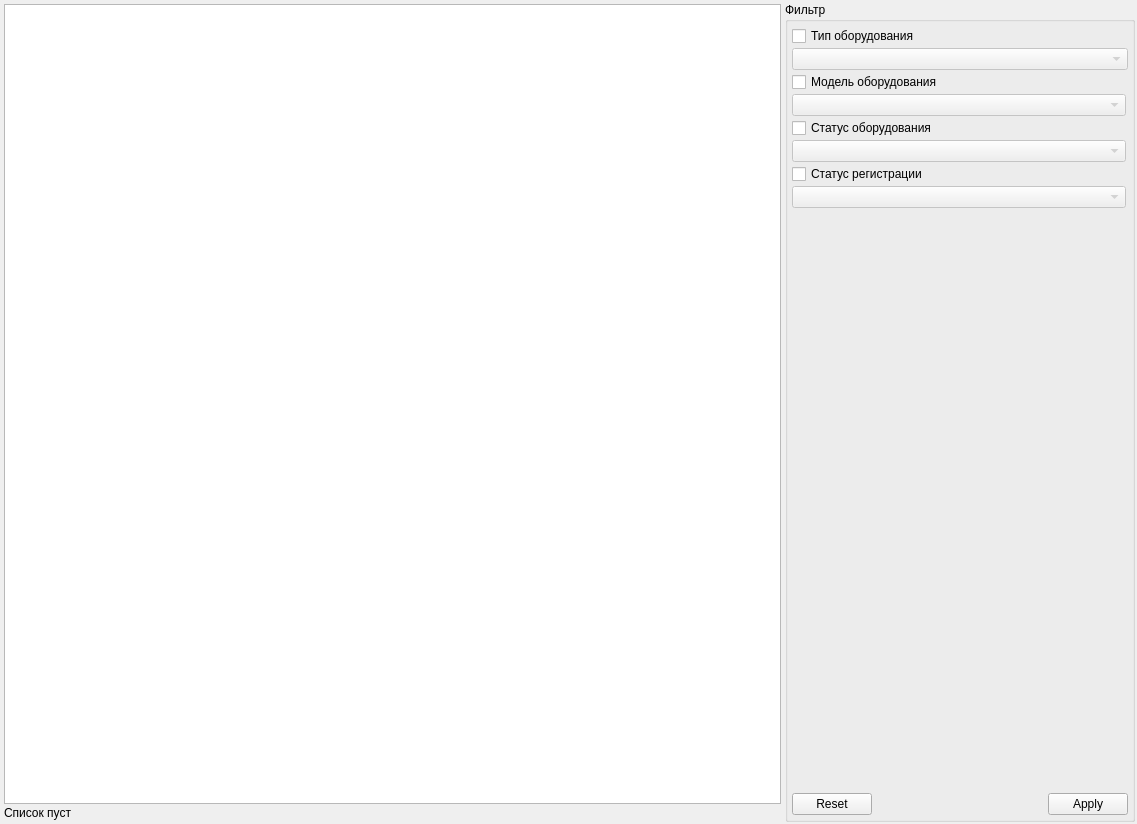
<?xml version="1.0" encoding="UTF-8"?>
<ui version="4.0">
 <class>DistantMonitoringEquipmentPage</class>
 <widget class="QWidget" name="DistantMonitoringEquipmentPage">
  <property name="geometry">
   <rect>
    <x>0</x>
    <y>0</y>
    <width>1137</width>
    <height>824</height>
   </rect>
  </property>
  <property name="windowTitle">
   <string>Регистрация оборудования</string>
  </property>
  <layout class="QHBoxLayout" name="horizontalLayout">
   <property name="spacing">
    <number>2</number>
   </property>
   <property name="margin">
    <number>2</number>
   </property>
   <item>
    <widget class="QWidget" name="grpTables" native="true">
     <layout class="QVBoxLayout" name="verticalLayout">
      <property name="spacing">
       <number>2</number>
      </property>
      <property name="margin">
       <number>2</number>
      </property>
      <item>
       <widget class="CTableView" name="tblEquipmentList">
        <property name="selectionBehavior">
         <enum>QAbstractItemView::SelectRows</enum>
        </property>
       </widget>
      </item>
      <item>
       <widget class="QLabel" name="lblRecordCount">
        <property name="text">
         <string>Список пуст</string>
        </property>
       </widget>
      </item>
     </layout>
    </widget>
   </item>
   <item>
    <widget class="QGroupBox" name="grpFilter">
     <property name="sizePolicy">
      <sizepolicy hsizetype="Fixed" vsizetype="Preferred">
       <horstretch>0</horstretch>
       <verstretch>0</verstretch>
      </sizepolicy>
     </property>
     <property name="minimumSize">
      <size>
       <width>350</width>
       <height>0</height>
      </size>
     </property>
     <property name="maximumSize">
      <size>
       <width>350</width>
       <height>16777215</height>
      </size>
     </property>
     <property name="title">
      <string>Фильтр</string>
     </property>
     <property name="flat">
      <bool>false</bool>
     </property>
     <layout class="QGridLayout" name="gridLayout">
      <property name="margin">
       <number>4</number>
      </property>
      <property name="spacing">
       <number>2</number>
      </property>
      <item row="2" column="0">
       <widget class="QCheckBox" name="chkEquipmentType">
        <property name="text">
         <string>Модель оборудования</string>
        </property>
       </widget>
      </item>
      <item row="4" column="0">
       <widget class="QCheckBox" name="chkEquipmentStatus">
        <property name="text">
         <string>Статус оборудования</string>
        </property>
       </widget>
      </item>
      <item row="8" column="0" colspan="2">
       <spacer name="verticalSpacer_8">
        <property name="orientation">
         <enum>Qt::Vertical</enum>
        </property>
        <property name="sizeHint" stdset="0">
         <size>
          <width>591</width>
          <height>316</height>
         </size>
        </property>
       </spacer>
      </item>
      <item row="6" column="0">
       <widget class="QCheckBox" name="chkRegistrationStatus">
        <property name="text">
         <string>Статус регистрации</string>
        </property>
       </widget>
      </item>
      <item row="9" column="0" colspan="2">
       <widget class="CApplyResetDialogButtonBox" name="buttonBoxFilter">
        <property name="orientation">
         <enum>Qt::Horizontal</enum>
        </property>
        <property name="standardButtons">
         <set>QDialogButtonBox::Apply|QDialogButtonBox::Reset</set>
        </property>
       </widget>
      </item>
      <item row="0" column="0" colspan="2">
       <widget class="QCheckBox" name="chkEquipmentClass">
        <property name="text">
         <string>Тип оборудования</string>
        </property>
       </widget>
      </item>
      <item row="1" column="0" colspan="2">
       <widget class="CRBComboBox" name="cmbEquipmentClass">
        <property name="enabled">
         <bool>false</bool>
        </property>
        <property name="sizePolicy">
         <sizepolicy hsizetype="Expanding" vsizetype="Fixed">
          <horstretch>0</horstretch>
          <verstretch>0</verstretch>
         </sizepolicy>
        </property>
       </widget>
      </item>
      <item row="5" column="0">
       <widget class="QComboBox" name="cmbEquipmentStatus">
        <property name="enabled">
         <bool>false</bool>
        </property>
        <property name="sizePolicy">
         <sizepolicy hsizetype="Expanding" vsizetype="Fixed">
          <horstretch>0</horstretch>
          <verstretch>0</verstretch>
         </sizepolicy>
        </property>
       </widget>
      </item>
      <item row="3" column="0">
       <widget class="CRBComboBox" name="cmbEquipmentType">
        <property name="enabled">
         <bool>false</bool>
        </property>
        <property name="sizePolicy">
         <sizepolicy hsizetype="Expanding" vsizetype="Fixed">
          <horstretch>0</horstretch>
          <verstretch>0</verstretch>
         </sizepolicy>
        </property>
       </widget>
      </item>
      <item row="7" column="0">
       <widget class="QComboBox" name="cmbRegistrationStatus">
        <property name="enabled">
         <bool>false</bool>
        </property>
        <property name="sizePolicy">
         <sizepolicy hsizetype="Expanding" vsizetype="Fixed">
          <horstretch>0</horstretch>
          <verstretch>0</verstretch>
         </sizepolicy>
        </property>
       </widget>
      </item>
     </layout>
    </widget>
   </item>
  </layout>
 </widget>
 <customwidgets>
  <customwidget>
   <class>CTableView</class>
   <extends>QTableView</extends>
   <header>library/TableView.h</header>
  </customwidget>
  <customwidget>
   <class>CApplyResetDialogButtonBox</class>
   <extends>QDialogButtonBox</extends>
   <header>library/DialogButtonBox.h</header>
  </customwidget>
  <customwidget>
   <class>CRBComboBox</class>
   <extends>QComboBox</extends>
   <header>library/crbcombobox.h</header>
  </customwidget>
 </customwidgets>
 <tabstops>
  <tabstop>tblEquipmentList</tabstop>
  <tabstop>buttonBoxFilter</tabstop>
 </tabstops>
 <resources/>
 <connections>
  <connection>
   <sender>chkEquipmentClass</sender>
   <signal>toggled(bool)</signal>
   <receiver>cmbEquipmentClass</receiver>
   <slot>setEnabled(bool)</slot>
   <hints>
    <hint type="sourcelabel">
     <x>832</x>
     <y>29</y>
    </hint>
    <hint type="destinationlabel">
     <x>832</x>
     <y>47</y>
    </hint>
   </hints>
  </connection>
  <connection>
   <sender>chkEquipmentType</sender>
   <signal>toggled(bool)</signal>
   <receiver>cmbEquipmentType</receiver>
   <slot>setEnabled(bool)</slot>
   <hints>
    <hint type="sourcelabel">
     <x>886</x>
     <y>71</y>
    </hint>
    <hint type="destinationlabel">
     <x>888</x>
     <y>89</y>
    </hint>
   </hints>
  </connection>
  <connection>
   <sender>chkEquipmentStatus</sender>
   <signal>toggled(bool)</signal>
   <receiver>cmbEquipmentStatus</receiver>
   <slot>setEnabled(bool)</slot>
   <hints>
    <hint type="sourcelabel">
     <x>914</x>
     <y>109</y>
    </hint>
    <hint type="destinationlabel">
     <x>918</x>
     <y>133</y>
    </hint>
   </hints>
  </connection>
  <connection>
   <sender>chkRegistrationStatus</sender>
   <signal>toggled(bool)</signal>
   <receiver>cmbRegistrationStatus</receiver>
   <slot>setEnabled(bool)</slot>
   <hints>
    <hint type="sourcelabel">
     <x>954</x>
     <y>155</y>
    </hint>
    <hint type="destinationlabel">
     <x>956</x>
     <y>175</y>
    </hint>
   </hints>
  </connection>
 </connections>
</ui>
